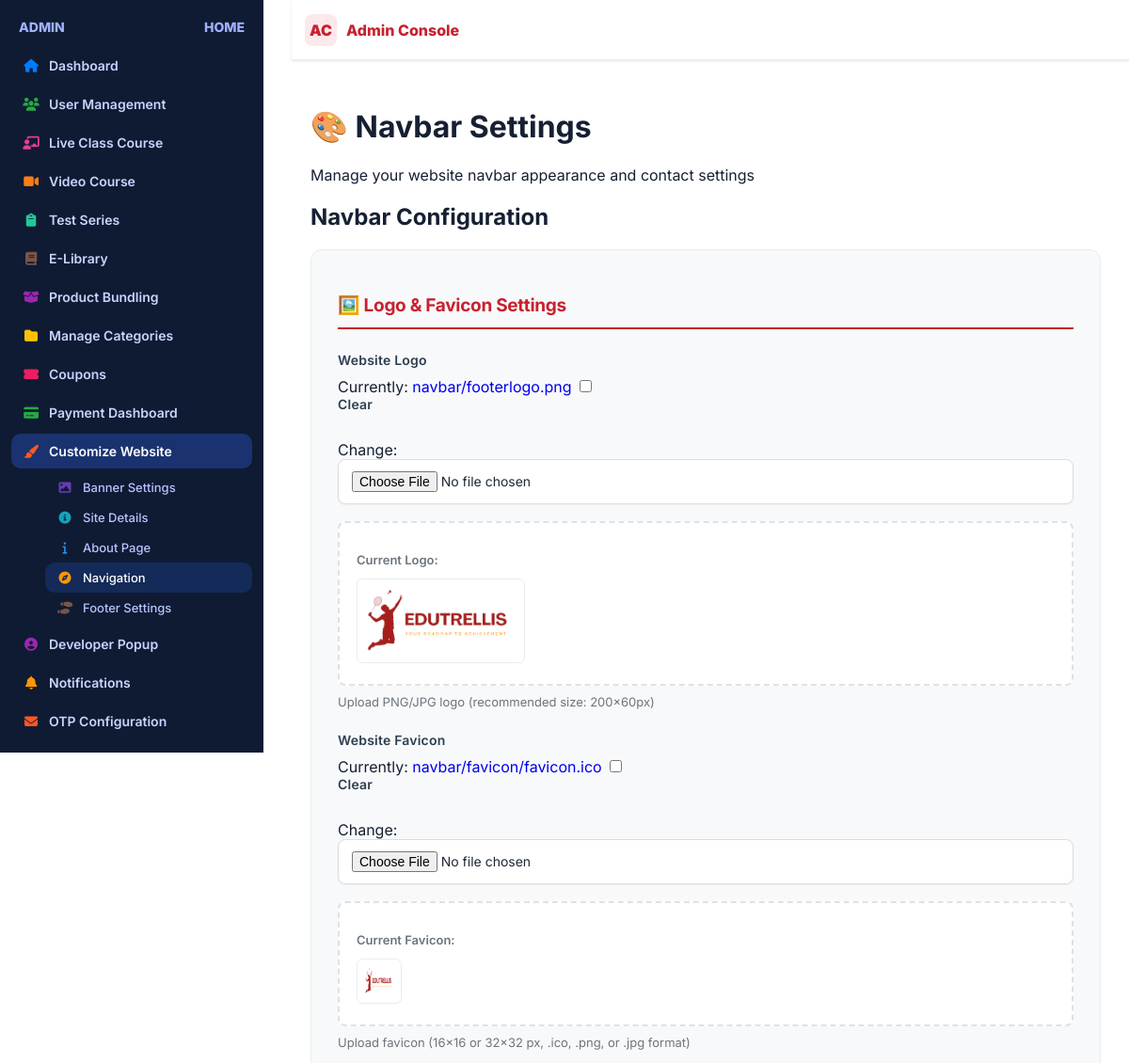
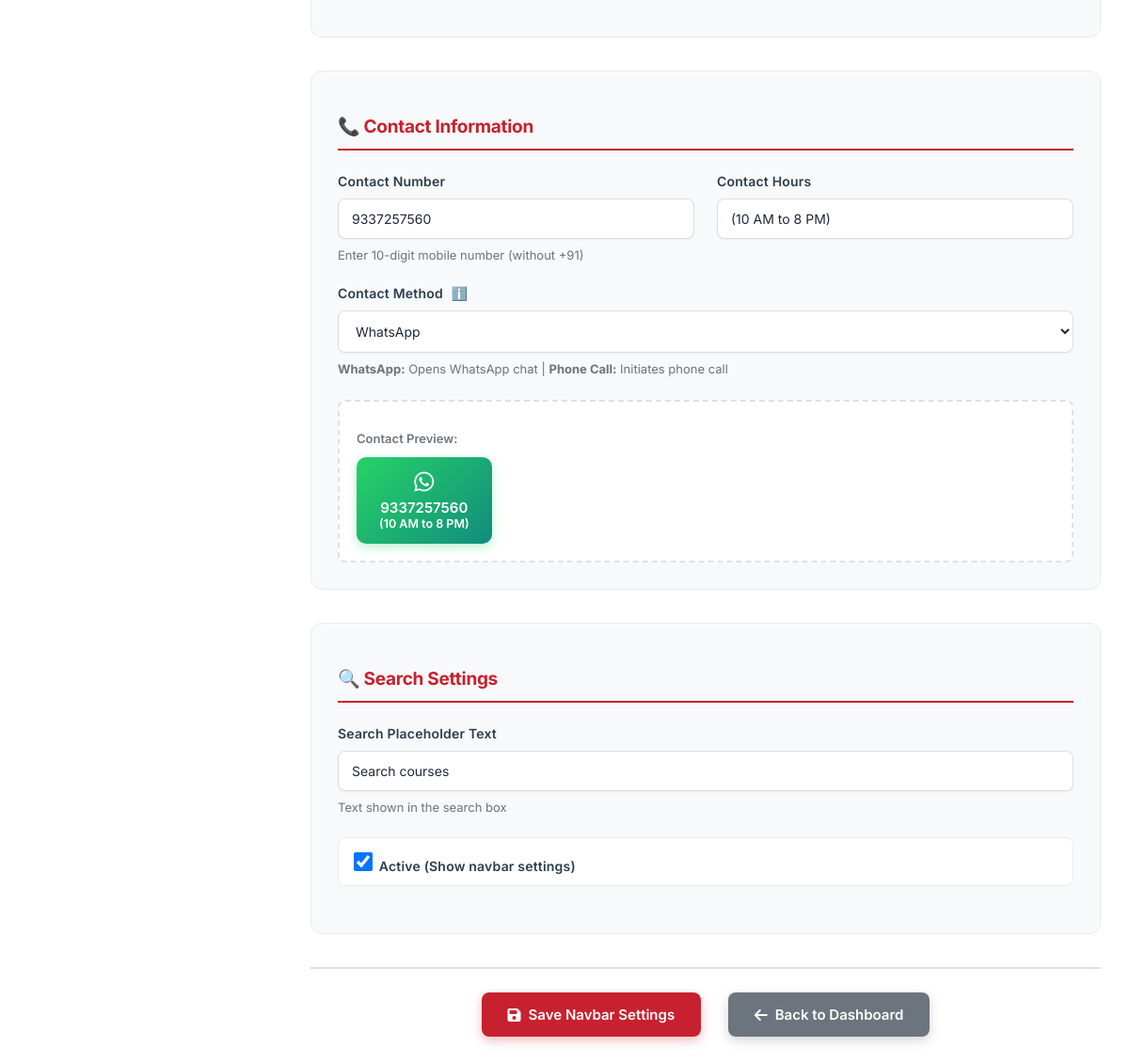
Screenshot of /navbar-settings/ (signed in) with the database file from the repository (2 pictures, top to bottom).
### adminpanel/models.py (models this page shows, shortened)
class NavbarSettings(models.Model):
    CONTACT_TYPE_CHOICES = [
        ('whatsapp', 'WhatsApp'),
        ('call', 'Phone Call'),
    ]
    logo = models.ImageField(upload_to='navbar/', blank=True, null=True, help_text="Website logo")
    favicon = models.ImageField(upload_to='navbar/favicon/', blank=True, null=True, help_text="Website favicon (16x16 or 32x32 px)")
    contact_number = models.CharField(max_length=20, default="7905817391", help_text="Contact phone number")
    contact_hours = models.CharField(max_length=50, default="(10 AM to 7 PM)", help_text="Contact hours")
    contact_type = models.CharField(max_length=10, choices=CONTACT_TYPE_CHOICES, default='whatsapp', help_text="Contact method type")
    search_placeholder = models.CharField(max_length=100, default="Search courses", help_text="Search box placeholder text")
    is_active = models.BooleanField(default=True)
    updated_at = models.DateTimeField(auto_now=True)
    class Meta:
        verbose_name = "Navbar Settings"
        verbose_name_plural = "Navbar Settings"
    def get_contact_url(self):
        clean_number = ''.join(filter(str.isdigit, self.contact_number))
        if self.contact_type == 'whatsapp':
            return f"https://wa.me/91{clean_number}?text=Hello%2C%20I%20would%20like%20to%20know%20more%20about%20your%20courses"
        else:
            return f"tel:+91{clean_number}"
    def get_contact_icon(self):
        return 'fab fa-whatsapp' if self.contact_type == 'whatsapp' else 'fa fa-phone'

### adminpanel/views.py (the view)
# urls.py: path('navbar-settings/', views.navbar_settings_edit, name='navbar_settings_edit'),
@login_required
def navbar_settings_edit(request):
    navbar_settings, _ = NavbarSettings.objects.get_or_create(
        defaults={'contact_number': '7905817391', 'contact_hours': '(10 AM to 7 PM)', 'search_placeholder': 'Search courses'}
    )
    if request.method == 'POST':
        form = NavbarSettingsForm(request.POST, request.FILES, instance=navbar_settings)
        if form.is_valid():
            form.save()
            messages.success(request, 'Navbar settings updated successfully!')
            return redirect('navbar_settings_edit')
    else:
        form = NavbarSettingsForm(instance=navbar_settings)
    context = {'form': form, 'navbar_settings': navbar_settings}
    return render(request, 'navbar_settings_form.html', context)

### adminpanel/context_processors.py (called while the page is built)
def navbar_settings(request):
    try:
        settings = NavbarSettings.objects.filter(is_active=True).first()
        if not settings:
            settings = NavbarSettings.objects.create()
        return {'navbar_settings': settings}
    except Exception as e:
        print(f"Error in navbar_settings context processor: {e}")
        return {'navbar_settings': None}

def footer_settings(request):
    try:
        settings = FooterSettings.objects.filter(is_active=True).first()
        footer_links = FooterLink.objects.filter(is_active=True)
        footer_legal_links = FooterLegalLink.objects.filter(is_active=True)
        if not settings:
            settings = FooterSettings.objects.create()
        return {
            'footer_settings': settings,
            'footer_links': footer_links,
            'footer_legal_links': footer_legal_links,
        }
    except Exception as e:
        print(f"Error in footer_settings context processor: {e}")
        return {
            'footer_settings': None,
            'footer_links': [],
            'footer_legal_links': [],
        }

### base/templatetags/navbar_tags.py (called while the page is built)
@register.simple_tag
def get_favicon_url():
    try:
        settings = NavbarSettings.objects.first()
        if settings and settings.favicon:
            return settings.favicon.url
        return None
    except:
        return None

### video_courses/context_processors.py (called while the page is built)
def categories_context(request):
    categories = Category.objects.all()
    return {
        'navbar_categories': categories
    }

### adminpanel/templates/navbar_settings_form.html (shortened to what this page needs)
{% extends 'admin_dashboard.html' %}
{% block content %}
<div class="ad-main-content">
    <div class="ad-page-header">
        <h1>🎨 Navbar Settings</h1>
        <p>Manage your website navbar appearance and contact settings</p>
    </div>
    <div class="ad-card">
        <div class="ad-card-header">
            <h2>Navbar Configuration</h2>
        </div>
        <div class="ad-card-body">
            <form method="post" enctype="multipart/form-data" class="ad-form">
                <div class="form-section">
                    <h3>🖼️ Logo & Favicon Settings</h3>
                    <div class="form-group">
                        <label for="{{ form.logo.id_for_label }}">Website Logo</label>
                        {{ form.logo }}
                        {% if navbar_settings and navbar_settings.logo %}
                            <div class="current-logo">
                                <p class="preview-label">Current Logo:</p>
                                <img src="{{ navbar_settings.logo.url }}" alt="Current logo" class="logo-preview">
                            </div>
                        {% endif %}
                        <small class="form-help">{{ form.logo.help_text }}</small>
                    </div>
                    <div class="form-group">
                        <label for="{{ form.favicon.id_for_label }}">Website Favicon</label>
                        {{ form.favicon }}
                        {% if navbar_settings and navbar_settings.favicon %}
                            <div class="current-logo">
                                <p class="preview-label">Current Favicon:</p>
                                <img src="{{ navbar_settings.favicon.url }}" alt="Current favicon" class="favicon-preview">
                            </div>
                        {% endif %}
                        <small class="form-help">{{ form.favicon.help_text }}</small>
                    </div>
                </div>
                <div class="form-section">
                    <h3>📞 Contact Information</h3>
                    <div class="form-row">
                        <div class="form-group">
                            <label for="{{ form.contact_number.id_for_label }}">Contact Number</label>
                            {{ form.contact_number }}
                            <small class="form-help">{{ form.contact_number.help_text }}</small>
                        </div>
                        <div class="form-group">
                            <label for="{{ form.contact_hours.id_for_label }}">Contact Hours</label>
                            {{ form.contact_hours }}
                        </div>
                    </div>
                    <div class="form-group">
                        <label for="{{ form.contact_type.id_for_label }}">
                            Contact Method
                            <span class="info-badge" title="Choose how users will contact you">ℹ️</span>
                        </label>
                        {{ form.contact_type }}
                        <small class="form-help">
                            <strong>WhatsApp:</strong> Opens WhatsApp chat |
                            <strong>Phone Call:</strong> Initiates phone call
                        </small>
                    </div>
                    {% if navbar_settings %}
                    <div class="preview-contact">
                        <p class="preview-label">Contact Preview:</p>
                        <a href="{{ navbar_settings.get_contact_url }}" class="contact-preview-btn" target="_blank">
                            <i class="{{ navbar_settings.get_contact_icon }}"></i>
                            {{ navbar_settings.contact_number }}<br>
                            <small>{{ navbar_settings.contact_hours }}</small>
                        </a>
                    </div>
                    {% endif %}
                </div>
                <div class="form-section">
                    <h3>🔍 Search Settings</h3>
                    <div class="form-group">
                        <label for="{{ form.search_placeholder.id_for_label }}">Search Placeholder Text</label>
                        {{ form.search_placeholder }}
                        <small class="form-help">Text shown in the search box</small>
                    </div>
                    <div class="form-group">
                        <label class="form-checkbox">
                            {{ form.is_active }} Active (Show navbar settings)
                        </label>
                    </div>
                </div>
                <div class="form-actions">
                    <button type="submit" class="ad-btn ad-btn-primary">
                        <i class="fa fa-save"></i> Save Navbar Settings
                    </button>
                    <a href="{% url 'admindashboard' %}" class="ad-btn ad-btn-secondary">
                        <i class="fa fa-arrow-left"></i> Back to Dashboard
                    </a>
                </div>
            </form>
        </div>
    </div>
</div>
{% endblock %}

### adminpanel/templates/admin_dashboard.html (style rules this page uses)
html, body { width: 100%; height: 100%; margin: 0; padding: 0; background: #ffffff; }
:root { --admin-bg: #ffffff; --admin-panel: #ffffff; --admin-panel-2: #fafbff; --admin-border: #e9ecf3; --admin-muted: #707793; --admin-text: #162033; --admin-primary: #c7212f; --admin-primary-600: #ad1830; --admin-primary-100: #fde8eb; --admin-accent: #2d65f2; --admin-success: #16a34a; --admin-warning: #f59e0b; --admin-danger: #dc2626; --admin-card-shadow: 0 6px 18px rgba(16,24,40,0.05); --admin-radius: 14px; --admin-radius-sm: 10px; --admin-ring: 0 0 0 3px rgba(199,33,47,.2); --input-border: #d1d5db; --input-border-focus: #c7212f; --input-bg: #ffffff; }
html, body { height: auto !important; overflow-y: auto !important; scroll-behavior: smooth; }
* { box-sizing: border-box; }
body { margin: 0; font-family: 'Inter', system-ui, -apple-system, Segoe UI, Roboto, Arial, sans-serif; background: var(--admin-bg); color: var(--admin-text); }
label { font-size: 13px; color: #374151; display: block; margin-bottom: 6px; font-weight: 500; }
input[type="text"], input[type="number"], input[type="file"], textarea, select, input[type="datetime-local"], input[type="email"], input[type="password"] { width: 100%; padding: 10px 12px; border: 2px solid var(--input-border); border-radius: 8px; background: var(--input-bg); font-size: 14px; color: #1f2937; font-weight: 400; transition: all 0.2s ease; box-shadow: 0 1px 2px rgba(0, 0, 0, 0.05); }
input::placeholder, textarea::placeholder { color: #9ca3af; font-weight: 400; }
.form-group { margin-bottom: 16px; }
.form-control { width: 100%; padding: 10px 12px; border: 2px solid var(--input-border); border-radius: 8px; background: var(--input-bg); font-size: 14px; color: #1f2937; font-weight: 400; transition: all 0.2s ease; box-shadow: 0 1px 2px rgba(0, 0, 0, 0.05); }

### rows the page displays
NavbarSettings: logo (picture), favicon (picture), contact_number "9337257560", contact_hours "(10 AM to 8 PM)", contact_type "WhatsApp", search_placeholder "Search courses", is_active "☑"
